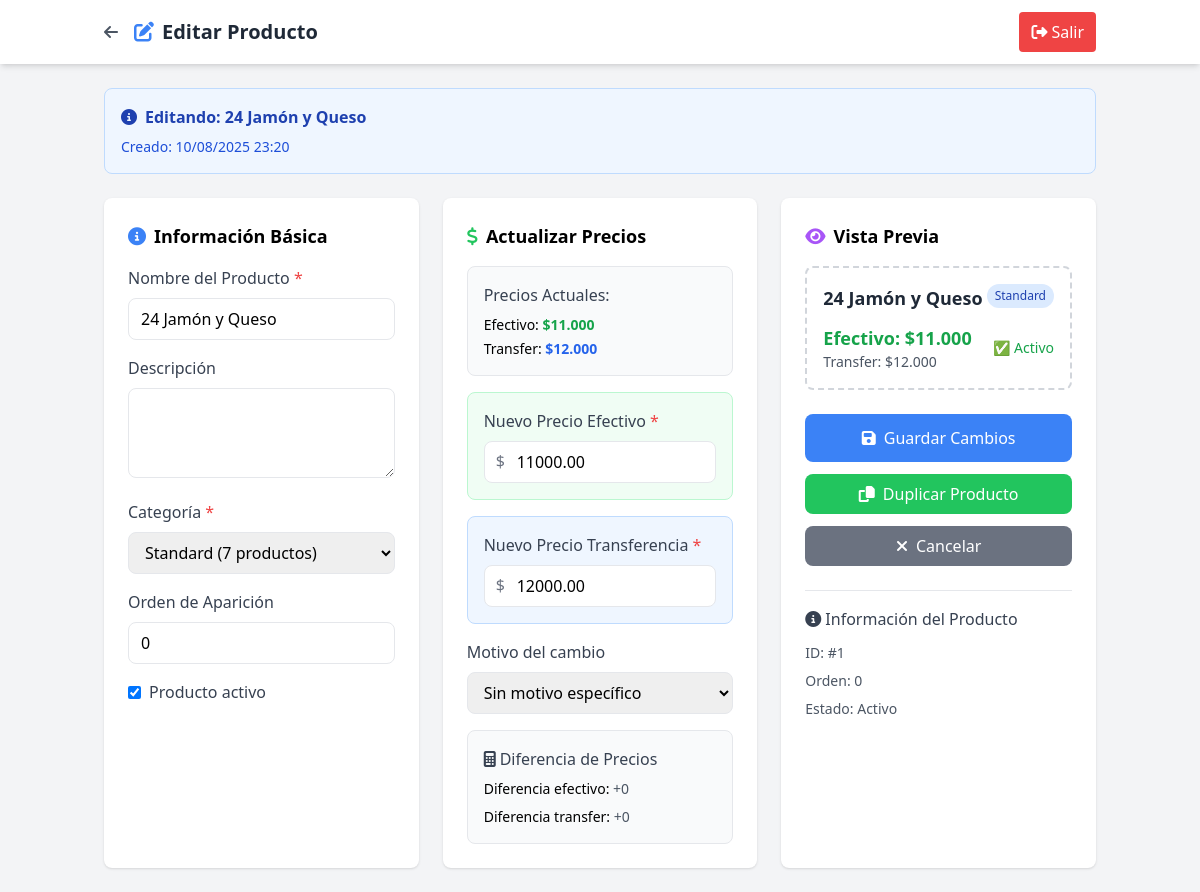
The app's page /admin/modules/productos/editar_producto.php?id=1 (signed in), older data.
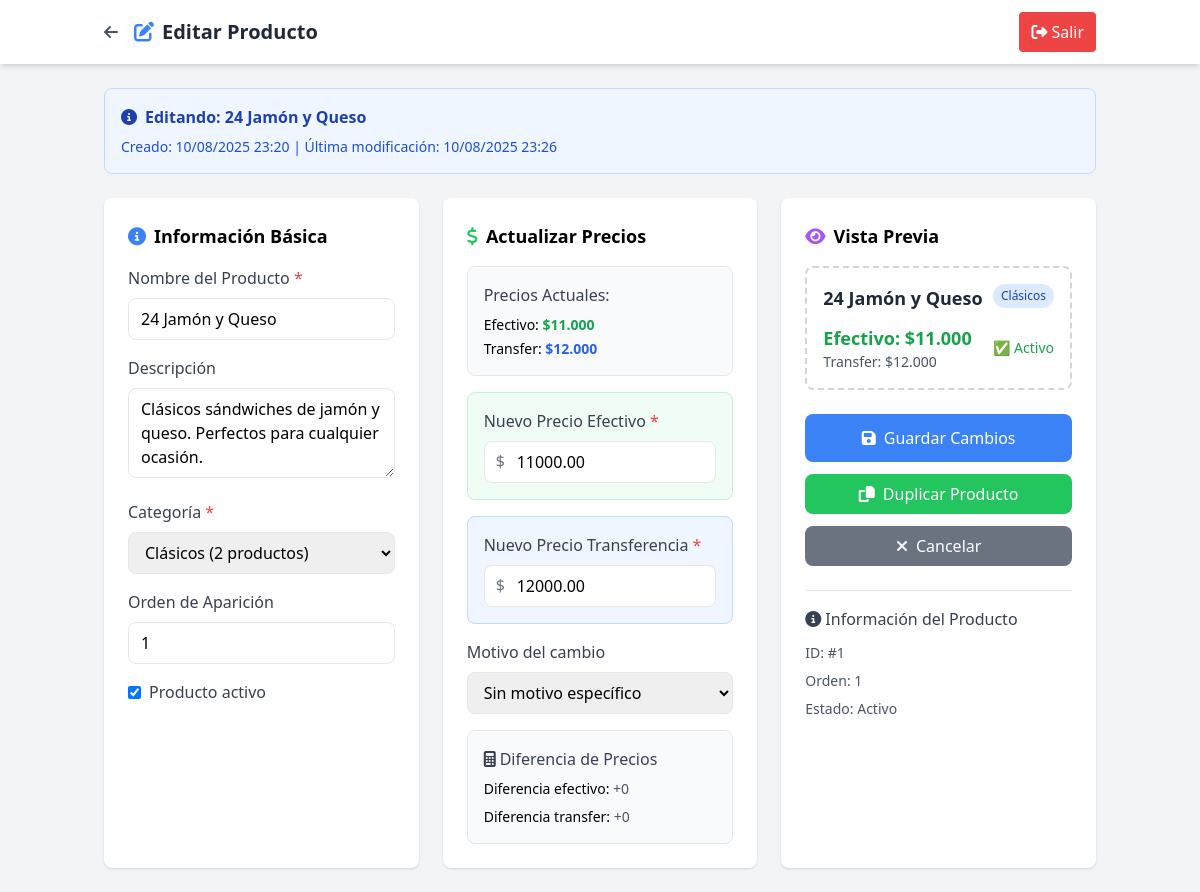
The same page, newer data.
### tables this page shows
CREATE TABLE `productos` (
  `id` int(11) NOT NULL,
  `nombre` varchar(100) NOT NULL,
  `precio_efectivo` decimal(10,2) NOT NULL,
  `precio_transferencia` decimal(10,2) NOT NULL,
  `activo` tinyint(1) DEFAULT 1,
  `categoria` varchar(50) DEFAULT 'Standard',
  `descripcion` text DEFAULT NULL,
  `imagen_url` varchar(255) DEFAULT NULL,
  `orden_mostrar` int(11) DEFAULT 0,
  `updated_by` varchar(100) DEFAULT NULL,
  `created_at` timestamp NULL DEFAULT current_timestamp(),
  `updated_at` timestamp NULL DEFAULT current_timestamp() ON UPDATE current_timestamp()
);

### admin/config.php (called while the page is built, shortened)
<?php
function formatPrice($price) {
    return '$' . number_format($price, 0, ',', '.');
}
?>

### admin/modules/productos/editar_producto.php (the view, shortened to what the changed rows need)
<?php
require_once '../../config.php';
$pdo = getConnection();
$producto_id = isset($_GET['id']) ? (int)$_GET['id'] : 0;
$stmt = $pdo->prepare("SELECT * FROM productos WHERE id = ?");
$stmt->execute([$producto_id]);
$producto = $stmt->fetch();
$categorias_existentes = $pdo->query("
    SELECT DISTINCT categoria, COUNT(*) as cantidad
    FROM productos
    WHERE categoria IS NOT NULL
    GROUP BY categoria
    ORDER BY categoria
")->fetchAll();
?>
<!DOCTYPE html>
<html lang="es">
<head>
    <script src="https://cdn.tailwindcss.com"></script>
    <link rel="stylesheet" href="https://cdnjs.cloudflare.com/ajax/libs/font-awesome/6.4.0/css/all.min.css">
</head>
<body class="bg-gray-100">
    <header class="bg-white shadow-md">
        <div class="container mx-auto px-4 py-3 flex justify-between items-center">
            <div class="flex items-center">
                <h1 class="text-xl font-bold text-gray-800">
                    <i class="fas fa-edit text-blue-500 mr-2"></i>Editar Producto
                </h1>
            </div>
        </div>
    </header>
    <main class="container mx-auto px-4 py-6">
        <div class="bg-blue-50 border border-blue-200 rounded-lg p-4 mb-6">
            <h3 class="font-semibold text-blue-800 mb-2">
                <i class="fas fa-info-circle mr-2"></i>Editando: <?= htmlspecialchars($producto['nombre']) ?>
            </h3>
            <p class="text-blue-700 text-sm">
                Creado: <?= date('d/m/Y H:i', strtotime($producto['created_at'])) ?>
                <?php if ($producto['updated_at'] != $producto['created_at']): ?>
                    | Última modificación: <?= date('d/m/Y H:i', strtotime($producto['updated_at'])) ?>
                <?php endif; ?>
            </p>
        </div>
        <div class="grid grid-cols-1 lg:grid-cols-3 gap-6">
            <div class="bg-white rounded-lg shadow p-6">
                <form method="POST" id="productoForm">
                    <div class="space-y-4">
                        <div>
                            <label class="block text-gray-700 mb-2 font-medium">
                                Nombre del Producto <span class="text-red-500">*</span>
                            </label>
                            <input type="text" name="nombre" value="<?= htmlspecialchars($producto['nombre']) ?>"
                                   required maxlength="100"
                                   class="w-full px-3 py-2 border rounded-lg focus:ring-2 focus:ring-blue-500">
                        </div>
                        <div>
                            <label class="block text-gray-700 mb-2 font-medium">Descripción</label>
                            <textarea name="descripcion" rows="3" maxlength="500"
                                      class="w-full px-3 py-2 border rounded-lg focus:ring-2 focus:ring-blue-500"><?= htmlspecialchars($producto['descripcion'] ?: '') ?></textarea>
                        </div>
                        <div>
                            <div class="space-y-2">
                                <select name="categoria" id="categoria_select"
                                        class="w-full px-3 py-2 border rounded-lg focus:ring-2 focus:ring-blue-500">
                                    <?php foreach ($categorias_existentes as $cat): ?>
                                        <option value="<?= $cat['categoria'] ?>"
                                                <?= $producto['categoria'] === $cat['categoria'] ? 'selected' : '' ?>>
                                            <?= htmlspecialchars($cat['categoria']) ?> (<?= $cat['cantidad'] ?> productos)
                                        </option>
                                    <?php endforeach; ?>
                                </select>
                            </div>
                        </div>
                        <div>
                            <label class="block text-gray-700 mb-2 font-medium">Orden de Aparición</label>
                            <input type="number" name="orden_mostrar" value="<?= $producto['orden_mostrar'] ?>"
                                   min="0" step="10"
                                   class="w-full px-3 py-2 border rounded-lg focus:ring-2 focus:ring-blue-500">
                        </div>
                        <div>
                            <label class="flex items-center">
                                <input type="checkbox" name="activo" value="1"
                                       <?= $producto['activo'] ? 'checked' : '' ?>
                                       class="mr-2">
                                <span class="text-gray-700">Producto activo</span>
                            </label>
                        </div>
                    </div>
            </div>
            <div class="bg-white rounded-lg shadow p-6">
                <div class="space-y-4">
                    <div class="bg-gray-50 border border-gray-200 rounded-lg p-4">
                        <div class="space-y-1 text-sm">
                            <div>Efectivo: <span class="font-bold text-green-600"><?= formatPrice($producto['precio_efectivo']) ?></span></div>
                            <div>Transfer: <span class="font-bold text-blue-600"><?= formatPrice($producto['precio_transferencia']) ?></span></div>
                        </div>
                    </div>
                    <div class="bg-green-50 border border-green-200 rounded-lg p-4">
                        <div class="relative">
                            <span class="absolute left-3 top-2 text-gray-500">$</span>
                            <input type="number" name="precio_efectivo"
                                   value="<?= $producto['precio_efectivo'] ?>"
                                   required min="100" step="100" id="precio_efectivo"
                                   class="w-full pl-8 pr-4 py-2 border rounded-lg focus:ring-2 focus:ring-green-500">
                        </div>
                    </div>
                    <div class="bg-blue-50 border border-blue-200 rounded-lg p-4">
                        <div class="relative">
                            <span class="absolute left-3 top-2 text-gray-500">$</span>
                            <input type="number" name="precio_transferencia"
                                   value="<?= $producto['precio_transferencia'] ?>"
                                   required min="100" step="100" id="precio_transferencia"
                                   class="w-full pl-8 pr-4 py-2 border rounded-lg focus:ring-2 focus:ring-blue-500">
                        </div>
                    </div>
                </div>
            </div>
            <div class="bg-white rounded-lg shadow p-6">
                <div class="border-2 border-dashed border-gray-300 rounded-lg p-4 mb-6" id="producto_preview">
                    <div class="space-y-3">
                        <div class="flex justify-between items-start">
                            <h4 class="font-bold text-lg text-gray-800"><?= htmlspecialchars($producto['nombre']) ?></h4>
                            <span class="px-2 py-1 text-xs font-medium rounded-full bg-blue-100 text-blue-800">
                                <?= htmlspecialchars($producto['categoria'] ?: 'Sin categoría') ?>
                            </span>
                        </div>
                        <div class="flex justify-between items-center">
                            <div>
                                <div class="text-lg font-bold text-green-600">
                                    Efectivo: <?= formatPrice($producto['precio_efectivo']) ?>
                                </div>
                                <div class="text-sm text-gray-600">
                                    Transfer: <?= formatPrice($producto['precio_transferencia']) ?>
                                </div>
                            </div>
                        </div>
                    </div>
                </div>
                <div class="mt-6 pt-4 border-t">
                    <div class="space-y-2 text-sm text-gray-600">
                        <div>ID: #<?= $producto['id'] ?></div>
                        <div>Orden: <?= $producto['orden_mostrar'] ?></div>
                        <div>Estado: <?= $producto['activo'] ? 'Activo' : 'Inactivo' ?></div>
                    </div>
                </div>
            </div>
        </div>
    </main>
</body>
</html>

Row changes from the older to the newer data that the page shows:
changed productos "24 Jamón y Queso": updated_at (not shown) → "10/08/2025 23:26"; descripcion (not shown) → "Clásicos sándwiches de jamón y queso. Perfectos para cualquier ocasión."; categoria "Standard (7 productos)" → "Clásicos (2 productos)"; orden_mostrar "0" → "1"; categoria "Standard" → "Clásicos"
Text that changed along with them:
text now shown: "| Última modificación:"
